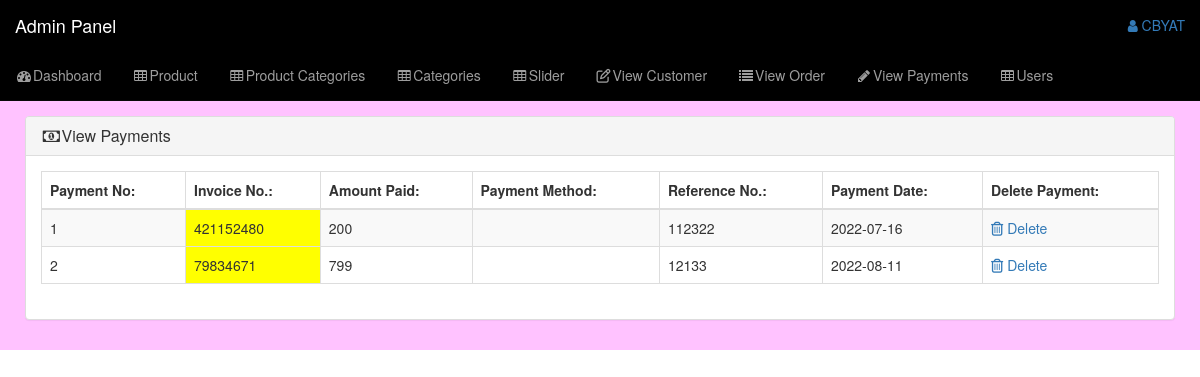
The page /admin_area/index.php?view_payments (signed in) on the database its author committed.
### tables this page shows
CREATE TABLE `payments` (
  `payment_id` int(100) NOT NULL,
  `invoice_id` int(100) NOT NULL,
  `amount` int(100) NOT NULL,
  `payment_mode` text NOT NULL,
  `ref_no` int(100) NOT NULL,
  `payment_date` text NOT NULL
);

### admin_area/view_payments.php (the view, shortened to what this page needs)
<?php
if(!isset($_SESSION['admin_email'])){
    echo "<script>window.open('login.php','_self')</script>";
}
else{
?>
<div class="row">
    <div class="col-lg-12">
        <ol class="breadcrumb">
            <li class="active">
            </li>
        </ol>
    </div>
</div>
<div class="row">
    <div class="col-lg-12">
        <div class="panel panel-default">
            <div class="panel-heading">
                <h3 class="panel-title">
                    <i class="fa fa-money fa-fw"></i>View Payments
                </h3>
            </div>
            <div class="panel-body">
                <div class="table-responsive">
                    <table class="table table-bordered table-hover table-striped">
                        <thead>
                            <tr>
                                <th>Payment No:</th>
                                <th>Invoice No.:</th>
                                <th>Amount Paid:</th>
                                <th>Payment Method:</th>
                                <th>Reference No.:</th>
                                <th>Payment Date:</th>
                                <th>Delete Payment:</th>
                            </tr>
                        </thead>
                        <tbody>
                            <?php
$i=0;
$get_payments="select * from payments";
$run_payments=mysqli_query($con,$get_payments);
while($row_payments=mysqli_fetch_array($run_payments)){
$payment_id=$row_payments['payment_id'];
$invoice_no=$row_payments['invoice_id'];
$amount=$row_payments['amount'];
$payment_mode=$row_payments['payment_mode'];
$ref_no=$row_payments['ref_no'];
$payment_date=$row_payments['payment_date'];
$i++;
?>
                            <tr>
                                <td><?php echo $i; ?></td>
                                <td bgcolor="yellow"><?php echo $invoice_no; ?></td>
                                <td><?php echo $amount; ?></td>
                                <td><?php echo $payment_mode; ?></td>
                                <td><?php echo $ref_no; ?></td>
                                <td><?php echo $payment_date; ?></td>
                                <td>
                                    <a href="index.php?payment_delete=<?php echo $payment_id; ?>">
                                        <i class="fa fa-trash-o"></i> Delete
                                    </a>
                                </td>
                            </tr>
                            <?php } ?>
                        </tbody>
                    </table>
                </div>
            </div>
        </div>
    </div>
</div>
<?php } ?>

### admin_area/includes/sidebar.php (shortened to what this page needs)
<?php
if(!isset($_SESSION['admin_email'])){
    echo "<script>window.open('login.php','_self')</script>";
} else {
?>
<nav class="navbar navbar-inverse navbar-fixed-top" style="background:black">
    <div class="navbar-header">
        <a href="index.php?dashboard" class="navbar-brand">Admin Panel</a>
    </div>
    <ul class="nav navbar-right top-nav">
        <li class="dropdown">
            <a href="#" class="dropdown-toggle" data-toggle="dropdown">
                <i class="fa fa-user"></i> <?php echo $admin_name ?>
            </a>
        </li>
    </ul>
    <div class="collapse navbar-collapse navbar-ex1-collapse ">
        <ul class="nav navbar-nav side-nav">
            <li>
                <a href="index.php?dashboard">
                    <i class="fa fa-fw fa-dashboard"></i>Dashboard
                </a>
            </li>
            <li>
                <a href="#" data-toggle="collapse" data-target="#products">
                    <i class="fa fa-fw fa-table"></i>Product
                </a>
            </li>
            <li>
                <a href="#" data-toggle="collapse" data-target="#products_cat">
                    <i class="fa fa-fw fa-table"></i>Product Categories
                </a>
            </li>
            <li>
                <a href="#" data-toggle="collapse" data-target="#category">
                    <i class="fa fa-fw fa-table"></i>Categories
                </a>
            </li>
            <li>
                <a href="#" data-toggle="collapse" data-target="#slider">
                    <i class="fa fa-fw fa-table"></i>Slider
                </a>
            </li>
            <li>
                <a href="index.php?view_customer">
                    <i class="fa fa-fw fa-edit"></i>View Customer
                </a>
            </li>
            <li>
                <a href="index.php?view_order">
                    <i class="fa fa-fw fa-list"></i>View Order
                </a>
            </li>
            <li>
                <a href="index.php?view_payments">
                    <i class="fa fa-fw fa-pencil"></i>View Payments
                </a>
            </li>
            <li>
                <a href="#" data-toggle="collapse" data-target="#users">
                    <i class="fa fa-fw fa-table"></i>Users
                </a>
            </li>
        </ul>
    </div>
</nav>
<?php } ?>

### admin_area/css/style.css (style rules this page uses)
body { margin-top: 100px; }
@media (min-width: 768px) { body { margin-top: 50px; } }
.top-nav { padding: 0 15px; }
.top-nav>li { display: inline-block; }
.top-nav>li>a { padding-top: 15px; padding-bottom: 15px; line-height: 20px; }

### rows shown on the page
payments: invoice "421152480", amount "200", ref_no "112322", payment_date "2022-07-16"
payments: invoice "79834671", amount "799", ref_no "12133", payment_date "2022-08-11"

### other values the page prints
$admin_name "CBYAT"
